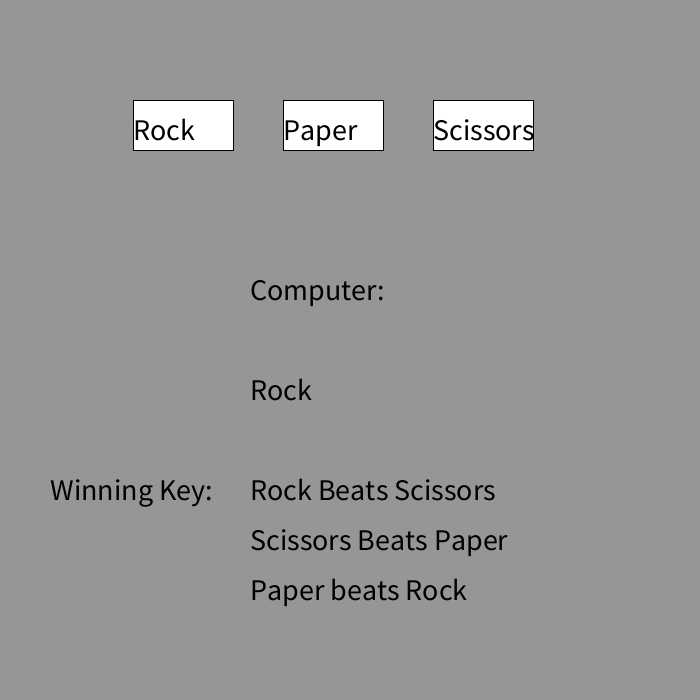
Frame 1 (no input)
Frame 60 (the mouse pressed at the canvas centre just before this capture): identical to frame 1, image omitted
Frame 120 (the mouse held since frame 60 and released just before this capture): identical to frame 1, image omitted

The Processing sketch that drew this single still picture (run headless with seeded random() and noise(); from frame 60 on, the mouse is pressed at the canvas centre):

// Processing sketch: rock_paper_scissors
// ── rock_paper_scissors.pde
String userChoice = "Not chosen";
int randomInt;

void setup() {
  size(700, 700);
  textSize(30);
}

void draw() {
  background(150);
  if (userChoice == "Rock") {
    fill(0, 0, 255);
  } else {
    fill(255);
  }
  rect(width / 3 - 100, 100, 100, 50);
  if (userChoice == "Paper") {
    fill(0, 255, 255);
  } else {
    fill(255);
  }
  rect(width / 3 + 50, 100, 100, 50); // paper
  fill(255);
  if (userChoice == "Scissors") {
    fill(255, 130, 130);
  }
  rect(width / 3 + 200, 100, 100, 50); // scissors
  fill(0);
  text("Rock", width / 3 - 100, 140);
  text("Paper", width / 3 + 50, 140);
  text("Scissors", width / 3 + 200, 140);

  // computer
  text("Computer:", width / 2 - 100, 300);
  if (randomInt == 0) {
    text("Rock", width / 2 - 100, 400);
  } else if (randomInt == 1) {
    text("Paper", width / 2 - 100, 400);
  } else if (randomInt == 2) {
    text("Scissors", width / 2 - 100, 400);
  }
  text("Winning Key:", 50, 500);
  text("Rock Beats Scissors", 250, 500);
  text("Scissors Beats Paper", 250, 550);
  text("Paper beats Rock", 250, 600);
}

void mousePressed() {
  if (mouseX > width /3 - 100 &&
    mouseX < width / 3 &&
    mouseY > 100 && mouseY < 150) {
    userChoice = "Rock";
    randomInt = (int) random(3);
  } else if (
    mouseX > width / 3 + 50 &&
    mouseX < width / 3 + 150 &&
    mouseY > 100 && mouseY < 150
    ) {
    userChoice = "Paper";
    randomInt = (int) random(3);
  } else if (
    mouseX > width / 3 + 200 &&
    mouseX < width / 3 + 300 &&
    mouseY > 100 && mouseY < 150
    ) {
    userChoice = "Scissors";
    randomInt = (int) random(3);
  } else {
    userChoice = "Not Chosen";
  }
  println(userChoice);

}
